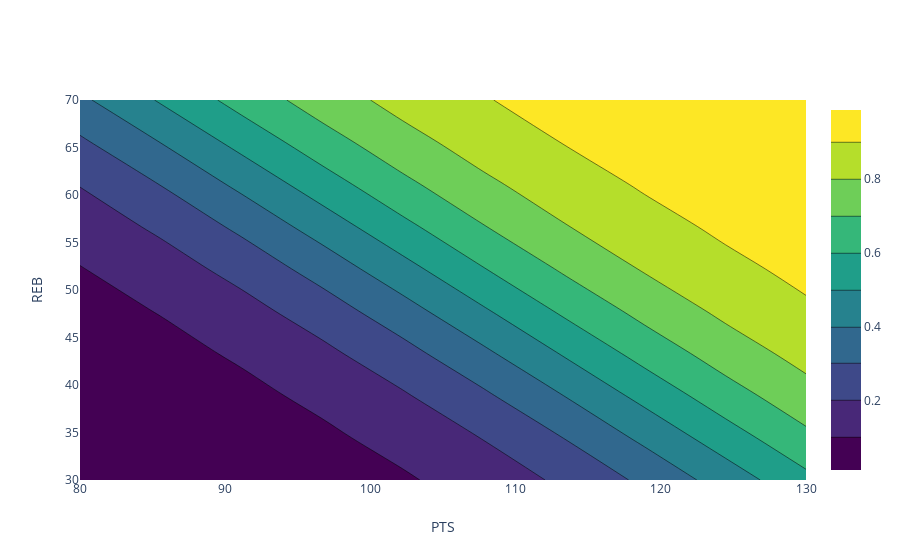

This figure's notebook cell:
### Markdown cell above
Or as a contour plot:

### Code cell
import plotly
import plotly.graph_objs as go

contour = go.Contour(x = xx[0, :], y = yy[:, 0], z = p_win, colorscale='Viridis')
contour_fig = go.Figure(data=[contour])

contour_fig.update_layout(xaxis_title='PTS',
                    yaxis_title='REB')

plotly.offline.iplot(contour_fig)
